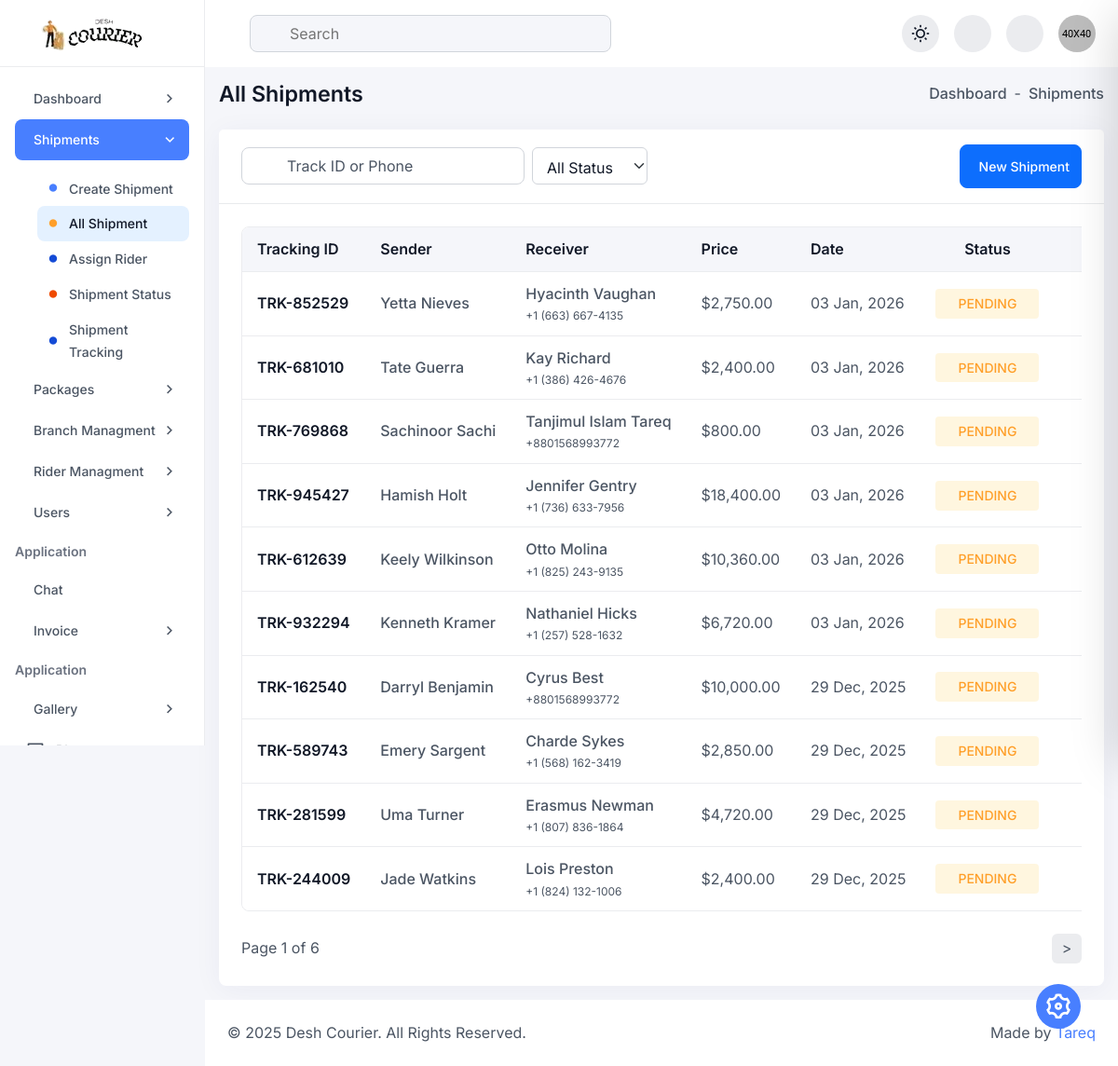
Screenshot of /admin/shipment_list.php (signed in) with the database file from the repository.
### tables this page shows
CREATE TABLE `parcels` (
  `parcel_id` int(11) NOT NULL,
  `tracking_number` varchar(50) NOT NULL,
  `parcel_type` enum('Parcel','Document') DEFAULT 'Parcel',
  `sender_name` varchar(100) NOT NULL,
  `sender_phone` varchar(20) NOT NULL,
  `sender_address` text NOT NULL,
  `receiver_name` varchar(100) NOT NULL,
  `receiver_phone` varchar(20) NOT NULL,
  `receiver_address` text NOT NULL,
  `weight_kg` decimal(5,2) DEFAULT NULL,
  `delivery_type` enum('standard','express','same_day') DEFAULT 'standard',
  `price` decimal(10,2) NOT NULL,
  `payment_method` varchar(50) DEFAULT 'Cash (Receiver)',
  `current_status` enum('pending','picked_up','in_transit','out_for_delivery','delivered','returned','cancelled') DEFAULT 'pending',
  `assigned_courier_id` int(11) DEFAULT NULL,
  `branch_id` int(11) DEFAULT NULL,
  `created_at` timestamp NOT NULL DEFAULT current_timestamp(),
  `updated_at` timestamp NOT NULL DEFAULT current_timestamp() ON UPDATE current_timestamp(),
  `payment_status` varchar(20) DEFAULT 'Unpaid'
);

### admin/shipment_list.php (the view, shortened to what this page needs)
<?php
require 'db.php';
$limit = 10;
$page = isset($_GET['page']) ? (int)$_GET['page'] : 1;
$offset = ($page - 1) * $limit;
$search = $_GET['search'] ?? '';
$sql = "SELECT * FROM parcels WHERE 1=1";
$params = [];
$count_stmt = $pdo->prepare($sql);
$count_stmt->execute($params);
$total_rows = $count_stmt->rowCount();
$total_pages = ceil($total_rows / $limit);
$sql .= " ORDER BY created_at DESC LIMIT :limit OFFSET :offset";
$stmt = $pdo->prepare($sql);
$stmt->bindValue(':limit', $limit, PDO::PARAM_INT);
$stmt->bindValue(':offset', $offset, PDO::PARAM_INT);
$stmt->execute();
$parcels = $stmt->fetchAll(PDO::FETCH_ASSOC);
include 'inc/header.php';
?>
<div class="dashboard-main-body">
    <div class="d-flex flex-wrap align-items-center justify-content-between gap-3 mb-24">
        <h6 class="fw-semibold mb-0">All Shipments</h6>
        <ul class="d-flex align-items-center gap-2">
            <li class="fw-medium"><a href="index.html" class="hover-text-primary">Dashboard</a></li>
            <li>-</li>
            <li class="fw-medium">Shipments</li>
        </ul>
    </div>
    <div class="card h-100 p-0 radius-12">
        <div class="card-header border-bottom bg-base py-16 px-24 d-flex align-items-center flex-wrap gap-3 justify-content-between">
            <div class="d-flex align-items-center flex-wrap gap-3">
                <form class="navbar-search d-flex gap-2" method="GET">
                    <div class="position-relative">
                        <input type="text" class="bg-base h-40-px w-auto form-control ps-5" name="search" value="<?= htmlspecialchars($search) ?>" placeholder="Track ID or Phone">
                    </div>
                    <select name="status" class="form-select h-40-px w-auto" onchange="this.form.submit()">
                        <option value="">All Status</option>
                    </select>
                </form>
            </div>
            <a href="create_parcel.php" class="btn btn-primary text-sm btn-sm px-12 py-12 radius-8 d-flex align-items-center gap-2">
                New Shipment
            </a>
        </div>
        <div class="card-body p-24">
            <div class="table-responsive scroll-sm">
                <table class="table bordered-table sm-table mb-0">
                    <thead>
                        <tr>
                            <th scope="col">Tracking ID</th>
                            <th scope="col">Sender</th>
                            <th scope="col">Receiver</th>
                            <th scope="col">Price</th>
                            <th scope="col">Date</th>
                            <th scope="col" class="text-center">Status</th>
                            <th scope="col" class="text-center">Action</th>
                        </tr>
                    </thead>
                    <tbody>
                        <?php foreach($parcels as $parcel): ?>
                        <tr>
                            <td>
                                <span class="text-md fw-semibold text-primary-light">
                                    <?= htmlspecialchars($parcel['tracking_number']) ?>
                                </span>
                            </td>
                            <td>
                                <div class="d-flex flex-column">
                                    <span class="text-md fw-medium"><?= htmlspecialchars($parcel['sender_name']) ?></span>
                                </div>
                            </td>
                            <td>
                                <div class="d-flex flex-column">
                                    <span class="text-md fw-medium"><?= htmlspecialchars($parcel['receiver_name']) ?></span>
                                    <span class="text-xs text-secondary-light"><?= htmlspecialchars($parcel['receiver_phone']) ?></span>
                                </div>
                            </td>
                            <td>$<?= number_format($parcel['price'], 2) ?></td>
                            <td><?= date('d M, Y', strtotime($parcel['created_at'])) ?></td>
                            <td class="text-center">
                                <?php
                                    $s = $parcel['current_status'];
                                    $badgeClass = 'bg-warning-focus text-warning-main';
                                ?>
                                <span class="<?= $badgeClass ?> px-24 py-4 radius-4 fw-medium text-sm text-uppercase">
                                    <?= str_replace('_', ' ', $s) ?>
                                </span>
                            </td>
                            <td class="text-center">
                                <div class="d-flex align-items-center gap-10 justify-content-center">
                                    <a href="invoice.php?id=<?= $parcel['parcel_id'] ?>" target="_blank" title="Print Invoice" class="bg-primary-focus text-primary-600 w-32-px h-32-px d-flex justify-content-center align-items-center rounded-circle">
                                    </a>
                                </div>
                            </td>
                        </tr>
                        <?php endforeach; ?>
                    </tbody>
                </table>
            </div>
            <div class="d-flex align-items-center justify-content-between flex-wrap gap-2 mt-24">
                <span>Page <?= $page ?> of <?= $total_pages ?></span>
                <ul class="pagination d-flex flex-wrap align-items-center gap-2 justify-content-center">
                    <?php if($page < $total_pages): ?>
                        <li class="page-item"><a class="page-link bg-neutral-200 text-secondary-light radius-8 border-0 h-32-px w-32-px d-flex align-items-center justify-content-center" href="?page=<?= $page+1 ?>&search=<?= $search ?>">></a></li>
                    <?php endif; ?>
                </ul>
            </div>
        </div>
    </div>
</div>
<?php include 'inc/footer.php'; ?>

### rows the page displays
parcels: tracking_number "TRK-852529", sender_name "Yetta Nieves", receiver_name "Hyacinth Vaughan", receiver_phone "+1 (663) 667-4135", price "2,750.00", created_at "03 Jan, 2026", current_status "PENDING"
parcels: tracking_number "TRK-681010", sender_name "Tate Guerra", receiver_name "Kay Richard", receiver_phone "+1 (386) 426-4676", price "2,400.00", created_at "03 Jan, 2026", current_status "PENDING"
parcels: tracking_number "TRK-769868", sender_name "Sachinoor Sachi", receiver_name "Tanjimul Islam Tareq", receiver_phone "+8801568993772", price "800.00", created_at "03 Jan, 2026", current_status "PENDING"
parcels: tracking_number "TRK-945427", sender_name "Hamish Holt", receiver_name "Jennifer Gentry", receiver_phone "+1 (736) 633-7956", price "18,400.00", created_at "03 Jan, 2026", current_status "PENDING"
parcels: tracking_number "TRK-612639", sender_name "Keely Wilkinson", receiver_name "Otto Molina", receiver_phone "+1 (825) 243-9135", price "10,360.00", created_at "03 Jan, 2026", current_status "PENDING"
parcels: tracking_number "TRK-932294", sender_name "Kenneth Kramer", receiver_name "Nathaniel Hicks", receiver_phone "+1 (257) 528-1632", price "6,720.00", created_at "03 Jan, 2026", current_status "PENDING"
parcels: tracking_number "TRK-162540", sender_name "Darryl Benjamin", receiver_name "Cyrus Best", receiver_phone "+8801568993772", price "10,000.00", created_at "29 Dec, 2025", current_status "PENDING"
parcels: tracking_number "TRK-589743", sender_name "Emery Sargent", receiver_name "Charde Sykes", receiver_phone "+1 (568) 162-3419", price "2,850.00", created_at "29 Dec, 2025", current_status "PENDING"
parcels: tracking_number "TRK-281599", sender_name "Uma Turner", receiver_name "Erasmus Newman", receiver_phone "+1 (807) 836-1864", price "4,720.00", created_at "29 Dec, 2025", current_status "PENDING"
parcels: tracking_number "TRK-244009", sender_name "Jade Watkins", receiver_name "Lois Preston", receiver_phone "+1 (824) 132-1006", price "2,400.00", created_at "29 Dec, 2025", current_status "PENDING"

### other values shown
$page "1"
$total_pages "6"
